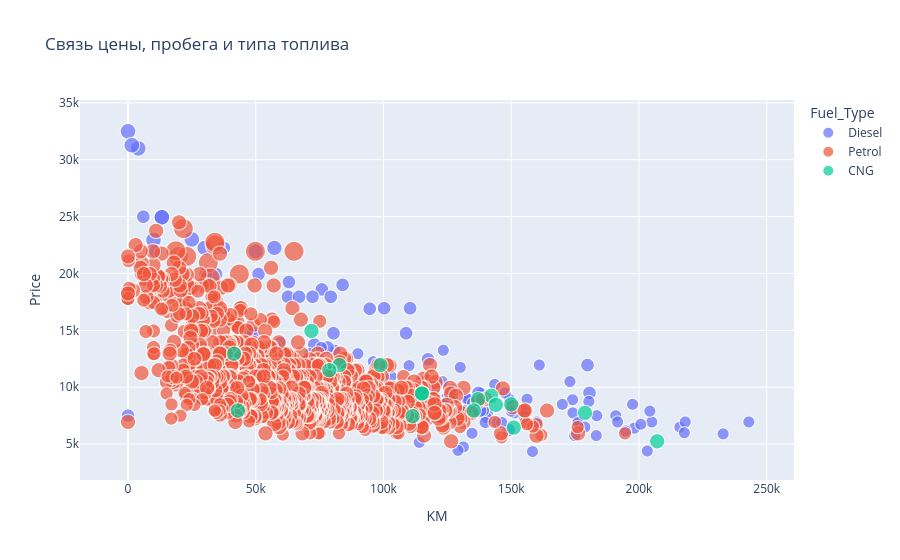

Source (notebook cell):
### Code cell
# использование зависимости из plotly для изучения связи цены, пробега и типа топлива одновременно
import plotly.express as px

fig = px.scatter(df, x="KM", y="Price", 
                 color="Fuel_Type", 
                 size="HP",
                 hover_data=['Age_08_04'],
                 title="Связь цены, пробега и типа топлива")
fig.show()

### Figure 1 — Plotly figure (JSON) as saved in the notebook; plotly's stock layout.template omitted (floating-point values rounded to 4 significant figures; data arrays with more than 128 entries replaced by an {"elided": "..."} marker saying what was removed)
{"data": [{"customdata": {"elided": "155x1 int values"}, "hovertemplate": "Fuel_Type=Diesel<br>KM=%{x}<br>Price=%{y}<br>HP=%{marker.size}<br>Age_08_04=%{customdata[0]}<extra></extra>", "legendgroup": "Diesel", "marker": {"color": "#636efa", "size": {"elided": "155 int values"}, "sizemode": "area", "sizeref": 0.48, "symbol": "circle"}, "mode": "markers", "name": "Diesel", "showlegend": true, "type": "scattergl", "x": {"elided": "155 int values"}, "xaxis": "x", "y": {"elided": "155 int values"}, "yaxis": "y"}, {"customdata": {"elided": "1264x1 int values"}, "hovertemplate": "Fuel_Type=Petrol<br>KM=%{x}<br>Price=%{y}<br>HP=%{marker.size}<br>Age_08_04=%{customdata[0]}<extra></extra>", "legendgroup": "Petrol", "marker": {"color": "#EF553B", "size": {"elided": "1264 int values"}, "sizemode": "area", "sizeref": 0.48, "symbol": "circle"}, "mode": "markers", "name": "Petrol", "showlegend": true, "type": "scattergl", "x": {"elided": "1264 int values"}, "xaxis": "x", "y": {"elided": "1264 int values"}, "yaxis": "y"}, {"customdata": [[43], [39], [37], [44], [44], [55], [48], [47], [64], [59], [67], [60], [63], [58], [79], [71], [80]], "hovertemplate": "Fuel_Type=CNG<br>KM=%{x}<br>Price=%{y}<br>HP=%{marker.size}<br>Age_08_04=%{customdata[0]}<extra></extra>", "legendgroup": "CNG", "marker": {"color": "#00cc96", "size": [110, 110, 110, 110, 110, 110, 110, 110, 110, 110, 110, 110, 110, 110, 110, 110, 110], "sizemode": "area", "sizeref": 0.48, "symbol": "circle"}, "mode": "markers", "name": "CNG", "showlegend": true, "type": "scattergl", "x": [178858, 98823, 82743, 71793, 41499, 150000, 142130, 78785, 144000, 137050, 135337, 115191, 115000, 43000, 207114, 151000, 111392], "xaxis": "x", "y": [7750, 11950, 11950, 14950, 12950, 8500, 9250, 11500, 8450, 8950, 7950, 9450, 9450, 7950, 5250, 6450, 7460], "yaxis": "y"}], "layout": {"legend": {"itemsizing": "constant", "title": {"text": "Fuel_Type"}, "tracegroupgap": 0}, "title": {"text": "Связь цены, пробега и типа топлива"}, "xaxis": {"anchor": "y", "domain": [0, 1], "title": {"text": "KM"}}, "yaxis": {"anchor": "x", "domain": [0, 1], "title": {"text": "Price"}}}}
